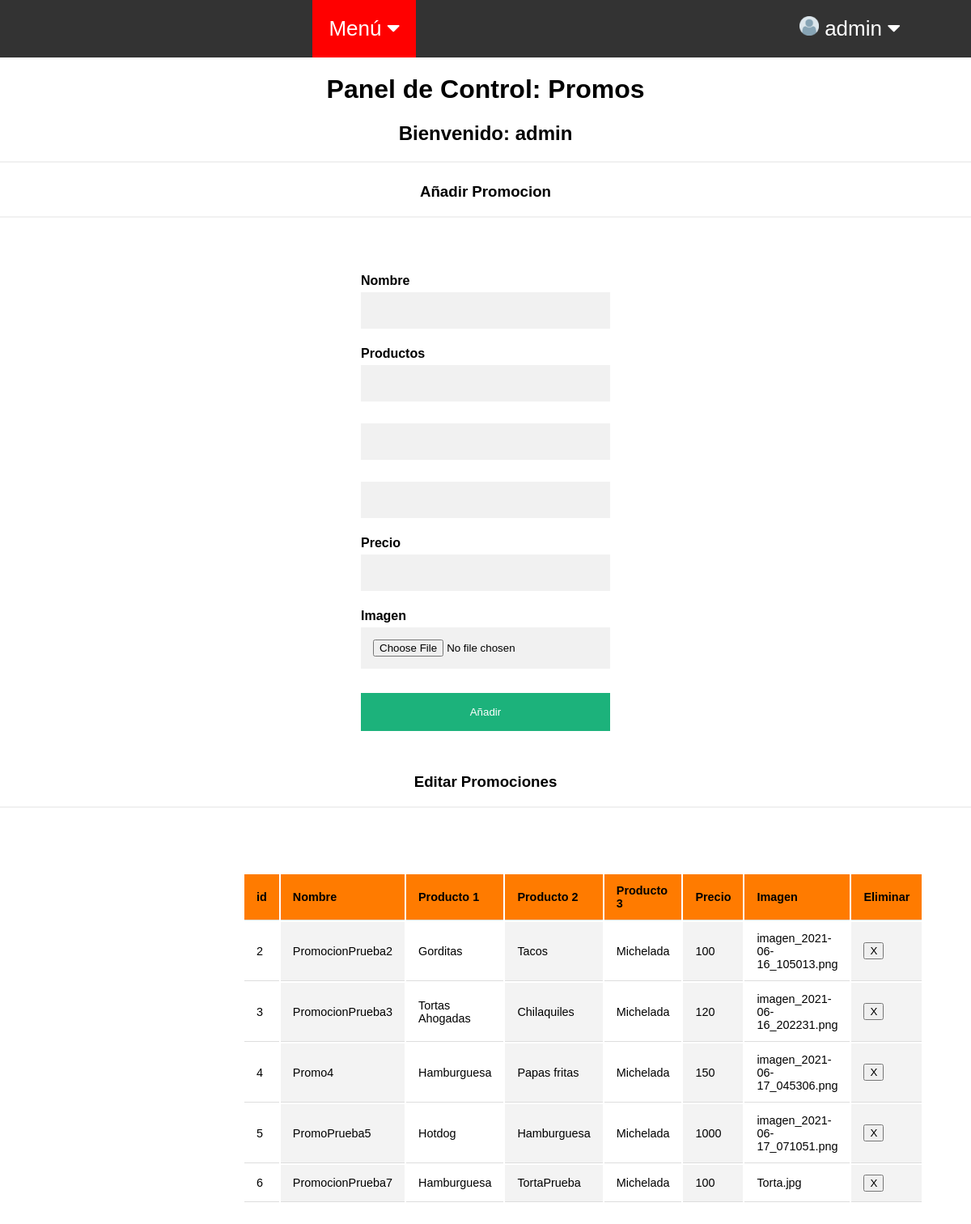
Page /Views/cli/admin_promos.php (signed in) on the committed database.
### tables this page shows
CREATE TABLE `promociones` (
  `id` int NOT NULL AUTO_INCREMENT,
  `nombre` varchar(45) NOT NULL,
  `producto1` varchar(100) NOT NULL,
  `producto2` varchar(100) NOT NULL,
  `producto3` varchar(100) NOT NULL,
  `precio` int NOT NULL,
  `imagen` varchar(1000) NOT NULL,
  PRIMARY KEY (`id`)
);

### Views/cli/admin_promos.php (the view, shortened to what this page needs)
<?php
    $connection = mysqli_connect('localhost', 'root', 'qwert', 'panal_db');
    mysqli_set_charset($connection, "utf8");
    $mensaje = "SELECT * FROM promociones";
?>
<!DOCTYPE html>
<html lang="en">
<head>
    <link rel="stylesheet" href="/PROYECTO/Views/css/style.css">
    <link rel="stylesheet" href="/PROYECTO/Views/css/menu.css">
    <link rel="stylesheet" href="/PROYECTO/Views/css/carrito.css">
    <link rel="stylesheet" href="/PROYECTO/Views/css/admin.css">
</head>
<body>
    <?php include('admin_header.php') ?>
    <div>
        <h1 style="text-align: center;"> Panel de Control: Promos </h1>
        <h2 style="text-align: center;"> Bienvenido: <?php echo $_SESSION['usuario'] ?> </h2>
    </div>
    <hr style="width:100%;text-align:left;margin-left:0">
    <div>
        <h3 style="text-align: center;"> Añadir Promocion </h3>
    </div>
    <hr style="width:100%;text-align:left;margin-left:0">
    <br>
    <div class="formulario">
        <form method="POST" enctype="multipart/form-data" action="/PROYECTO/Controllers/agregarPromocionController.php">
            <div class="container">
                <label for="nombre"><b>Nombre</b></label>
                <input class="input-promo" type="text" name="nombre" id="nombre" autocomplete="off" required>
                <label for="productos"><b>Productos</b></label>
                <input class="input-promo" type="text" name="producto1" list="productos">
                <input class="input-promo" type="text" name="producto2" list="productos">
                <input class="input-promo" type="text" name="producto3" list="productos">
                <label for="precio"><b>Precio</b></label>
                <input class="input-promo" type="text" name="precio" id="precio" autocomplete="off" required>
                <label for="imagen"><b>Imagen</b></label>
                <input class="input-promo" type="file" name="file" id="file">
                <button type="submit" class="registerbtn">Añadir</button>
            </div>
        </form>
    </div>
    <div>
        <h3 style="text-align: center;"> Editar Promociones </h3>
    </div>
    <hr style="width:100%;text-align:left;margin-left:0">
    <div class="tabla-pedidos">
        <table>
            <tr>
                <th>id</th>
                <th>Nombre</th>
                <th>Producto 1</th>
                <th>Producto 2</th>
                <th>Producto 3</th>
                <th>Precio</th>
                <th>Imagen</th>
                <th>Eliminar</th>
            </tr>
            <?php $resultado = mysqli_query($connection, $mensaje);
            while($row=mysqli_fetch_assoc($resultado))
            { ?>
                <tr>
                    <td> <?php echo $row["id"] ?> </td>
                    <td> <?php echo $row["nombre"]?> </td>
                    <td> <?php echo $row["producto1"]?> </td>
                    <td> <?php echo $row["producto2"]?> </td>
                    <td> <?php echo $row["producto3"]?> </td>
                    <td> <?php echo $row["precio"]?> </td>
                    <td> <?php echo $row["imagen"]?> </td>
                    <td>
                        <form method="POST" id="form_eliminar_<?php echo $row['id']; ?>" action="/PROYECTO/Views/cli/admin_promos.php">
                            <input type="submit" value="X">
                        </form>
                    </td>
                </tr>
            <?php } mysqli_free_result($resultado); ?>
        </table>
    </div>
    <br><br><br><br><br><br>
</body>
</html>

### Views/css/menu.css (style rules this page uses)
.container { padding: 16px; }
.formulario { max-width: 50%; margin: auto; width: 80%; padding: 10px; }
input[type=text], input[type=password], input[type=file] { width: 100%; padding: 15px; margin: 5px 0 22px 0; display: inline-block; border: none; background: #f1f1f1; }
hr { border: 1px solid #f1f1f1; margin-bottom: 25px; }
.registerbtn { background-color: #04AA6D; color: white; padding: 16px 20px; margin: 8px 0; border: none; cursor: pointer; width: 100%; opacity: 0.9; }

### Views/css/carrito.css (style rules this page uses)
.container { display: table; }

### Views/css/admin.css (style rules this page uses)
.tabla-pedidos { margin: 25px 0; font-size: 0.9em; width: 600px; height: auto; margin: 80px auto; display: flex; flex-direction: column; }
.tabla-pedidos th { background-color: rgb(255, 123, 0); text-align: left; font-weight: bold; }
.tabla-pedidos th, .tabla-pedidos td { padding: 12px 15px; border-bottom: 1px solid #dddddd; }
.tabla-pedidos td:nth-of-type(even) { background-color: #f3f3f3; }
.container { padding: 16px; }
input[type=text], input[type=password] { width: 100%; padding: 15px; margin: 5px 0 22px 0; display: inline-block; border: none; background: #f1f1f1; }
.formulario { max-width: 30%; margin: auto; width: 45%; padding: 10px; }
.registerbtn { background-color: #04AA6D; color: white; padding: 16px 20px; margin: 8px 0; border: none; cursor: pointer; width: 100%; opacity: 0.9; }

### Views/css/style_admin.css (style rules this page uses)
* { box-sizing: border-box; }
html, body { width: 100%; height: 100%; margin: 0; background-color: #FFFFFF; Font-family: Arial, Helvetica, sans-serif; }

### rows in the picture
promociones: id "2", nombre "PromocionPrueba2", producto1 "Gorditas", producto2 "Tacos", producto3 "Michelada", precio "100", imagen "imagen_2021-06-16_105013.png"
promociones: id "3", nombre "PromocionPrueba3", producto1 "Tortas Ahogadas", producto2 "Chilaquiles", producto3 "Michelada", precio "120", imagen "imagen_2021-06-16_202231.png"
promociones: id "4", nombre "Promo4", producto1 "Hamburguesa", producto2 "Papas fritas", producto3 "Michelada", precio "150", imagen "imagen_2021-06-17_045306.png"
promociones: id "5", nombre "PromoPrueba5", producto1 "Hotdog", producto2 "Hamburguesa", producto3 "Michelada", precio "1000", imagen "imagen_2021-06-17_071051.png"
promociones: id "6", nombre "PromocionPrueba7", producto1 "Hamburguesa", producto2 "TortaPrueba", producto3 "Michelada", precio "100", imagen "Torta.jpg"

### other values in the picture
$_SESSION['usuario'] "admin"
